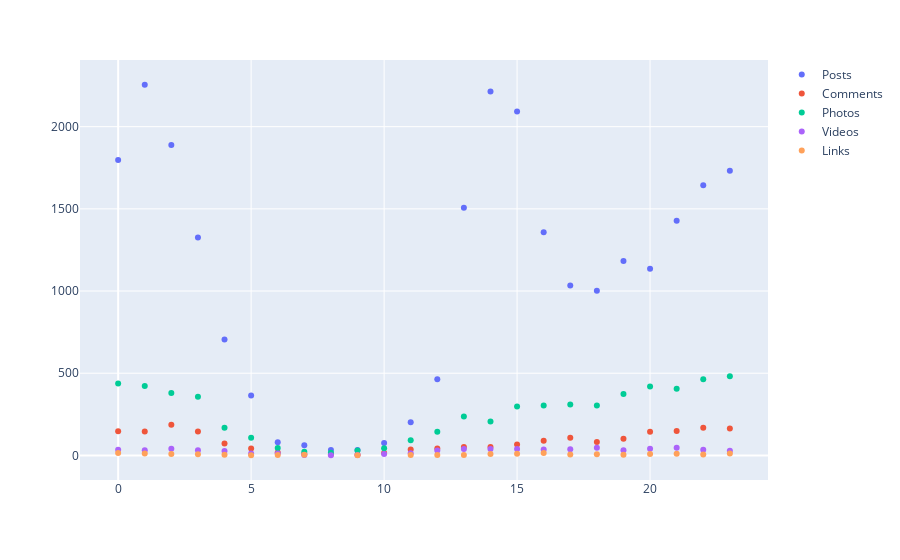

Source (notebook cell):
### Code cell
fig = px.scatter()
fig.add_scatter(x= final_pt.index, y = final_pt['Reaction to Number'], text = 'Posts', mode = 'markers', name = "Posts") 
fig.add_scatter(x= final_c.index, y = final_c['Reaction to Number'],text = 'Comments',mode = 'markers',name = "Comments")
fig.add_scatter(x= final_ph.index, y = final_ph['Reaction to Number'], text = 'Photos',mode = 'markers',name = "Photos")
fig.add_scatter(x= final_v.index, y = final_v['Reaction to Number'], text = 'Videos', mode = 'markers', name = "Videos")
fig.add_scatter(x= final_l.index, y = final_l['Reaction to Number'], text = 'Links', mode = 'markers',name = "Links")

### Figure 1 — Plotly figure (JSON) as saved in the notebook; plotly's stock layout.template omitted (floating-point values rounded to 4 significant figures)
{"data": [{"mode": "markers", "name": "Posts", "text": "Posts", "type": "scatter", "x": [0, 1, 2, 3, 4, 5, 6, 7, 8, 9, 10, 11, 12, 13, 14, 15, 16, 17, 18, 19, 20, 21, 22, 23], "y": [1797, 2255, 1889, 1326, 705, 364, 80, 62, 33, 33, 75, 202, 464, 1506, 2214, 2093, 1358, 1034, 1002, 1183, 1136, 1427, 1643, 1732]}, {"mode": "markers", "name": "Comments", "text": "Comments", "type": "scatter", "x": [0, 1, 2, 3, 4, 5, 6, 7, 8, 9, 10, 11, 12, 13, 14, 15, 16, 17, 18, 19, 20, 21, 22, 23], "y": [147, 146, 186, 146, 73, 42, 17, 9, 6, 4, 15, 36, 42, 51, 51, 66, 89, 108, 81, 101, 144, 149, 168, 164]}, {"mode": "markers", "name": "Photos", "text": "Photos", "type": "scatter", "x": [0, 1, 2, 3, 4, 5, 6, 7, 8, 9, 10, 11, 12, 13, 14, 15, 16, 17, 18, 19, 20, 21, 22, 23], "y": [437, 423, 379, 357, 168, 108, 45, 22, 16, 30, 44, 93, 144, 236, 206, 297, 303, 310, 304, 374, 419, 406, 463, 482]}, {"mode": "markers", "name": "Videos", "text": "Videos", "type": "scatter", "x": [0, 1, 2, 3, 4, 5, 6, 7, 8, 9, 10, 11, 12, 13, 14, 15, 16, 17, 18, 19, 20, 21, 22, 23], "y": [34, 32, 40, 32, 27, 12, 11, 3, 1, 3, 9, 13, 30, 39, 39, 39, 36, 37, 46, 31, 41, 47, 35, 28]}, {"mode": "markers", "name": "Links", "text": "Links", "type": "scatter", "x": [0, 1, 2, 3, 4, 5, 6, 7, 9, 11, 12, 13, 14, 15, 16, 17, 18, 19, 20, 21, 22, 23], "y": [15, 11, 9, 7, 4, 1, 2, 4, 1, 3, 2, 3, 9, 10, 14, 6, 7, 4, 9, 10, 6, 11]}], "layout": {"legend": {"tracegroupgap": 0}, "margin": {"t": 60}, "xaxis": {"anchor": "y", "domain": [0, 1]}, "yaxis": {"anchor": "x", "domain": [0, 1]}}}
